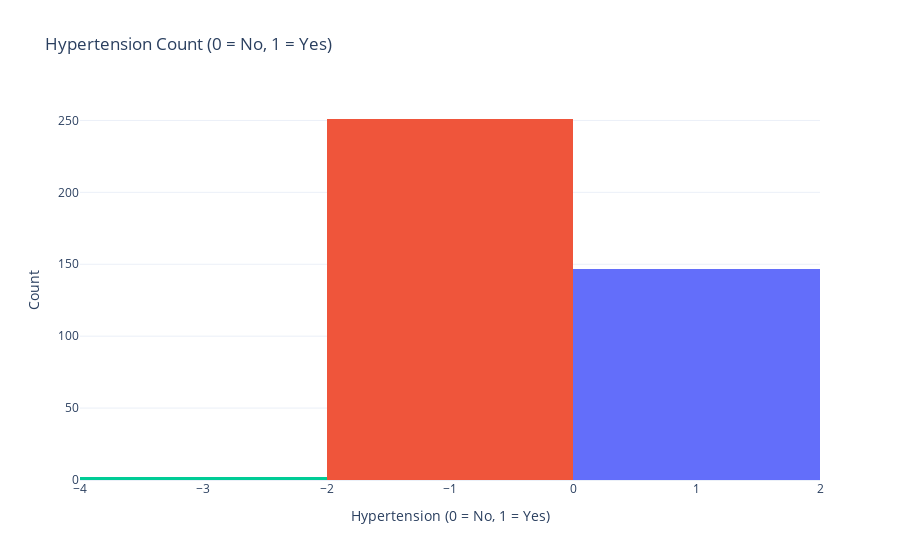

The cell this chart's notebook holds for it:
### Code cell
# 📊 Step 12: Other – Hypertension Count

# Create histogram for hypertension
fig = px.histogram(
    df,
    x='htn',  # Correct column name for hypertension
    title="Hypertension Count (0 = No, 1 = Yes)",
    color='htn',  # Optional: add color distinction
    template="plotly_white"
)

# Update axis labels
fig.update_layout(
    xaxis_title="Hypertension (0 = No, 1 = Yes)",
    yaxis_title="Count",
    showlegend=False
)

fig.show()

### Figure 1 — Plotly figure (JSON) as saved in the notebook; plotly's stock layout.template omitted (floating-point values rounded to 4 significant figures; data arrays with more than 128 entries replaced by an {"elided": "..."} marker saying what was removed)
{"data": [{"bingroup": "x", "hovertemplate": "htn=%{x}<br>count=%{y}<extra></extra>", "legendgroup": "1.298336340131588", "marker": {"color": "#636efa", "pattern": {"shape": ""}}, "name": "1.298336340131588", "orientation": "v", "showlegend": true, "type": "histogram", "x": {"elided": "147 float values"}, "xaxis": "x", "yaxis": "y"}, {"bingroup": "x", "hovertemplate": "htn=%{x}<br>count=%{y}<extra></extra>", "legendgroup": "-0.7382696836042364", "marker": {"color": "#EF553B", "pattern": {"shape": ""}}, "name": "-0.7382696836042364", "orientation": "v", "showlegend": true, "type": "histogram", "x": {"elided": "251 float values"}, "xaxis": "x", "yaxis": "y"}, {"bingroup": "x", "hovertemplate": "htn=%{x}<br>count=%{y}<extra></extra>", "legendgroup": "-2.774875707340061", "marker": {"color": "#00cc96", "pattern": {"shape": ""}}, "name": "-2.774875707340061", "orientation": "v", "showlegend": true, "type": "histogram", "x": [-2.775, -2.775], "xaxis": "x", "yaxis": "y"}], "layout": {"barmode": "relative", "legend": {"title": {"text": "htn"}, "tracegroupgap": 0}, "showlegend": false, "title": {"text": "Hypertension Count (0 = No, 1 = Yes)"}, "xaxis": {"anchor": "y", "categoryarray": [1.298, -0.7383, -2.775], "categoryorder": "array", "domain": [0, 1], "title": {"text": "Hypertension (0 = No, 1 = Yes)"}}, "yaxis": {"anchor": "x", "domain": [0, 1], "title": {"text": "Count"}}}}
